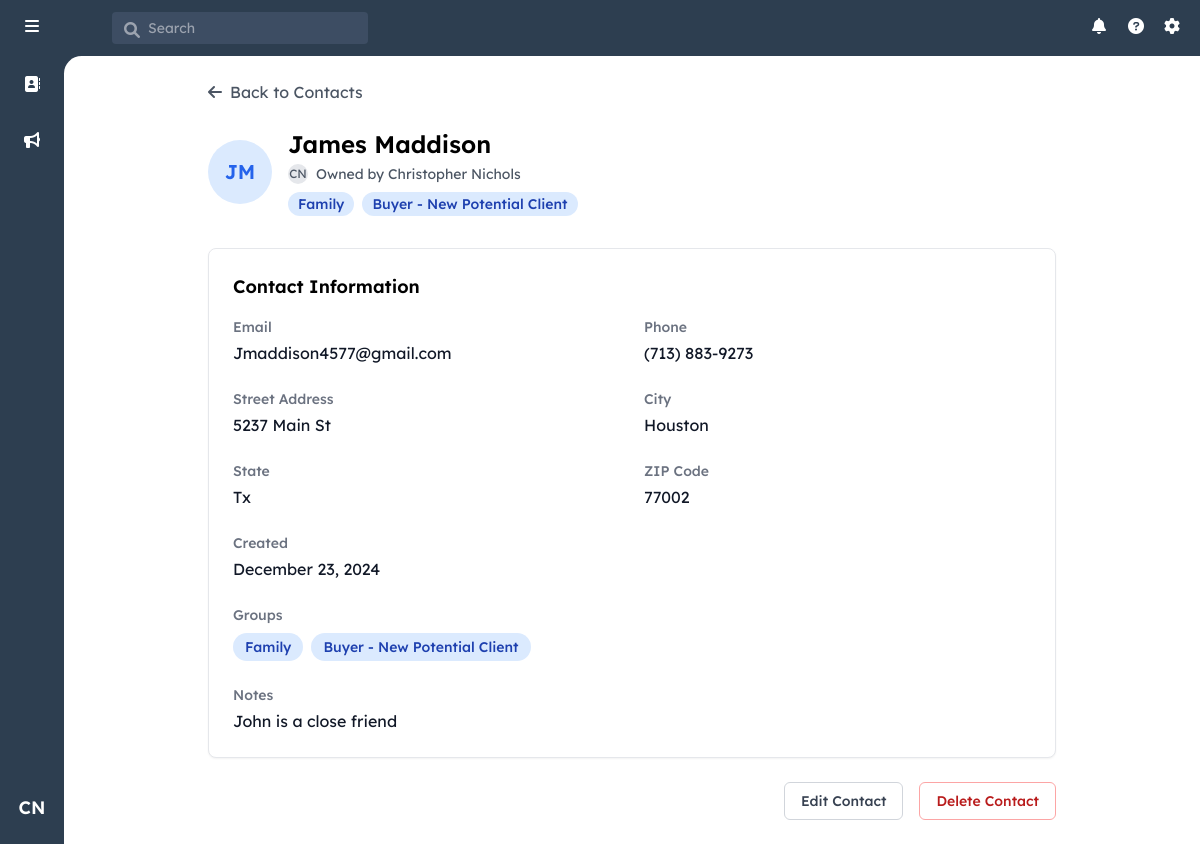
Page /contact/1 (signed in) on the committed database.
### models.py (models this page shows, shortened)
class User(UserMixin, db.Model):
    id = db.Column(db.Integer, primary_key=True)
    username = db.Column(db.String(80), unique=True, nullable=False)
    email = db.Column(db.String(120), unique=True, nullable=False)
    password_hash = db.Column(db.String(128))
    first_name = db.Column(db.String(80), nullable=False)
    last_name = db.Column(db.String(80), nullable=False)
    role = db.Column(db.String(20), nullable=False, default='agent')
    created_at = db.Column(db.DateTime, nullable=False, default=datetime.utcnow)
    last_login = db.Column(db.DateTime)

class Contact(db.Model):
    id = db.Column(db.Integer, primary_key=True)
    user_id = db.Column(db.Integer, db.ForeignKey('user.id'), nullable=False)
    first_name = db.Column(db.String(80), nullable=False)
    last_name = db.Column(db.String(80), nullable=False)
    email = db.Column(db.String(120))
    phone = db.Column(db.String(20))
    street_address = db.Column(db.String(200))
    city = db.Column(db.String(100))
    state = db.Column(db.String(50))
    zip_code = db.Column(db.String(20))
    notes = db.Column(db.Text)
    created_at = db.Column(db.DateTime, nullable=False, default=datetime.utcnow)
    updated_at = db.Column(db.DateTime, nullable=False, default=datetime.utcnow,
                          onupdate=datetime.utcnow)
    owner = db.relationship('User', backref=db.backref('contacts', lazy=True))
    groups = db.relationship('ContactGroup',
                           secondary=contact_groups,
                           back_populates='contacts',
                           lazy='joined')

class ContactGroup(db.Model):
    id = db.Column(db.Integer, primary_key=True)
    name = db.Column(db.String(100), unique=True, nullable=False)
    category = db.Column(db.String(50), nullable=False)
    sort_order = db.Column(db.Integer, nullable=False)
    created_at = db.Column(db.DateTime, nullable=False, default=datetime.utcnow)
    contacts = db.relationship('Contact',
                             secondary=contact_groups,
                             back_populates='groups',
                             lazy='dynamic')

### app.py (the view)
    @app.route('/contact/<int:contact_id>')
    @login_required
    def view_contact(contact_id):
        contact = Contact.query.get_or_404(contact_id)
        if not current_user.role == 'admin' and contact.user_id != current_user.id:
            abort(403)
        all_groups = ContactGroup.query.all()
        return render_template('view_contact.html', contact=contact, all_groups=all_groups)

### templates/view_contact.html (shortened to what this page needs)
{% extends "base.html" %}
{% block content %}
<div class="p-6 max-w-4xl mx-auto">
    <div class="flex items-center mb-6">
        <a href="{{ url_for('index') }}" class="flex items-center text-gray-600 hover:text-gray-800">
            <i class="fas fa-arrow-left mr-2"></i>
            Back to Contacts
        </a>
    </div>
    <div class="flex items-center mb-8">
        <div class="w-16 h-16 rounded-full bg-blue-100 flex items-center justify-center text-xl font-semibold text-blue-600 mr-4">
            {{ contact.first_name[0] }}{{ contact.last_name[0] }}
        </div>
        <div>
            <h1 class="text-2xl font-semibold">{{ contact.first_name }} {{ contact.last_name }}</h1>
            {% if current_user.role == 'admin' %}
                <div class="flex items-center text-gray-600 mt-1 mb-2">
                    <div class="w-5 h-5 rounded-full bg-gray-200 flex items-center justify-center text-xs mr-2">
                        {{ contact.owner.first_name[0] }}{{ contact.owner.last_name[0] }}
                    </div>
                    <span class="text-sm">
                        Owned by {{ contact.owner.first_name }} {{ contact.owner.last_name }}
                    </span>
                </div>
            {% endif %}
            <div class="flex flex-wrap gap-2 mt-1">
                {% for group in contact.groups %}
                    <span class="inline-flex items-center px-2.5 py-0.5 rounded-full text-sm font-medium bg-blue-100 text-blue-800">
                        {{ group.name }}
                    </span>
                {% endfor %}
            </div>
        </div>
    </div>
    <div class="bg-white rounded-lg border shadow-sm">
        <div class="p-6">
            <h2 class="text-lg font-semibold mb-4">Contact Information</h2>
            <div id="viewContactInfo">
                <div class="grid grid-cols-1 md:grid-cols-2 gap-6">
                    <div>
                        <h3 class="text-sm font-medium text-gray-500 mb-1">Email</h3>
                        <p class="text-gray-900">{{ contact.email }}</p>
                    </div>
                    <div>
                        <h3 class="text-sm font-medium text-gray-500 mb-1">Phone</h3>
                        <p class="text-gray-900">{{ contact.phone }}</p>
                    </div>
                    <div>
                        <h3 class="text-sm font-medium text-gray-500 mb-1">Street Address</h3>
                        <p class="text-gray-900">{{ contact.street_address }}</p>
                    </div>
                    <div>
                        <h3 class="text-sm font-medium text-gray-500 mb-1">City</h3>
                        <p class="text-gray-900">{{ contact.city }}</p>
                    </div>
                    <div>
                        <h3 class="text-sm font-medium text-gray-500 mb-1">State</h3>
                        <p class="text-gray-900">{{ contact.state }}</p>
                    </div>
                    <div>
                        <h3 class="text-sm font-medium text-gray-500 mb-1">ZIP Code</h3>
                        <p class="text-gray-900">{{ contact.zip_code }}</p>
                    </div>
                    <div>
                        <h3 class="text-sm font-medium text-gray-500 mb-1">Created</h3>
                        <p class="text-gray-900">{{ contact.created_at.strftime('%B %d, %Y') }}</p>
                    </div>
                    <div class="md:col-span-2">
                        <h3 class="text-sm font-medium text-gray-500 mb-2">Groups</h3>
                        <div class="flex flex-wrap gap-2">
                            {% for group in contact.groups %}
                                <span class="inline-flex items-center px-3 py-1 rounded-full text-sm font-medium bg-blue-100 text-blue-800">
                                    {{ group.name }}
                                </span>
                            {% else %}
                                <span class="text-gray-500">No groups assigned</span>
                            {% endfor %}
                        </div>
                    </div>
                    <div class="md:col-span-2">
                        <h3 class="text-sm font-medium text-gray-500 mb-1">Notes</h3>
                        <p class="text-gray-900 whitespace-pre-line">{{ contact.notes }}</p>
                    </div>
                </div>
            </div>
        </div>
    </div>
    <div class="mt-6 flex justify-end space-x-4">
        <button id="editButton" onclick="toggleEditMode()"
                class="px-4 py-2 border border-gray-300 rounded-md text-sm font-medium text-gray-700 hover:bg-gray-50">
            Edit Contact
        </button>
        <button onclick="deleteContact()"
                class="px-4 py-2 border border-red-300 rounded-md text-sm font-medium text-red-700 hover:bg-red-50">
            Delete Contact
        </button>
    </div>
</div>
{% endblock %}

### templates/base.html (shortened to what this page needs)
<!DOCTYPE html>
<html lang="en">
<head>
    <script src="https://cdn.tailwindcss.com"></script>
    <link rel="stylesheet" href="https://cdnjs.cloudflare.com/ajax/libs/font-awesome/6.0.0/css/all.min.css">
</head>
<body class="h-screen flex flex-col bg-[#2d3e50]">
<header class="text-white h-14 flex items-center justify-between">
    <div class="flex items-center space-x-12">
        <div class="w-16 flex justify-center pl-1.5">
            <i class="fas fa-bars h-5 w-5"></i>
        </div>
        <div class="relative">
            <i class="fas fa-search h-4 w-4 absolute left-3 top-2.5 text-gray-400"></i>
            <input
                type="text"
                placeholder="Search"
                class="bg-[#3d4d63] text-sm rounded pl-9 pr-4 py-1.5 w-64 focus:outline-none"
            >
        </div>
    </div>
    <div class="flex items-center space-x-4 pr-4 relative">
        <i class="fas fa-bell h-5 w-5"></i>
        <i class="fas fa-question-circle h-5 w-5"></i>
        <i class="fas fa-cog h-5 w-5"></i>
    </div>
</header>
<div class="flex flex-1 overflow-hidden relative">
    <aside class="w-16 flex flex-col items-center py-4 z-10">
        <div class="relative group mb-8">
            <a href="{{ url_for('index') }}" class="p-2.5 rounded-lg hover:bg-[#3d4d63]">
                <i class="fas fa-address-book text-white"></i>
            </a>
        </div>
        <div class="relative group mb-8">
            <a href="#" class="p-2.5 rounded-lg hover:bg-[#3d4d63]">
                <i class="fas fa-bullhorn text-white"></i>
            </a>
        </div>
        {% if current_user.is_authenticated %}
            <div class="relative group">
                <button
                    id="userIcon"
                    class="w-10 h-10 rounded-full hover:bg-[#3d4d63] text-white flex items-center justify-center text-lg font-semibold transition-colors duration-200"
                >
                    {{ current_user.first_name[0] }}{{ current_user.last_name[0] }}
                </button>
            </div>
        {% endif %}
    </aside>
    <main class="flex-1 overflow-auto bg-white absolute inset-0 ml-16 rounded-tl-[1.1rem]">
        {% block content %}{% endblock %}
    </main>
</div>
</body>
</html>

### templates/base.html (style rules this page uses)
body { font-family: "Lexend Deca", Helvetica, Arial, sans-serif; }

### rows in the picture
User: first_name "C", last_name "N"
Contact: first_name "J", last_name "M", first_name "James", last_name "Maddison", email "Jmaddison4577@gmail.com", phone "(713) 883-9273", street_address "5237 Main St", city "Houston", state "Tx", zip_code "77002", created_at "December 23, 2024", notes "John is a close friend"
User: owner "C", owner "N", owner.first_name "Christopher", owner.last_name "Nichols"
ContactGroup: name "Family"
ContactGroup: name "Buyer - New Potential Client"
